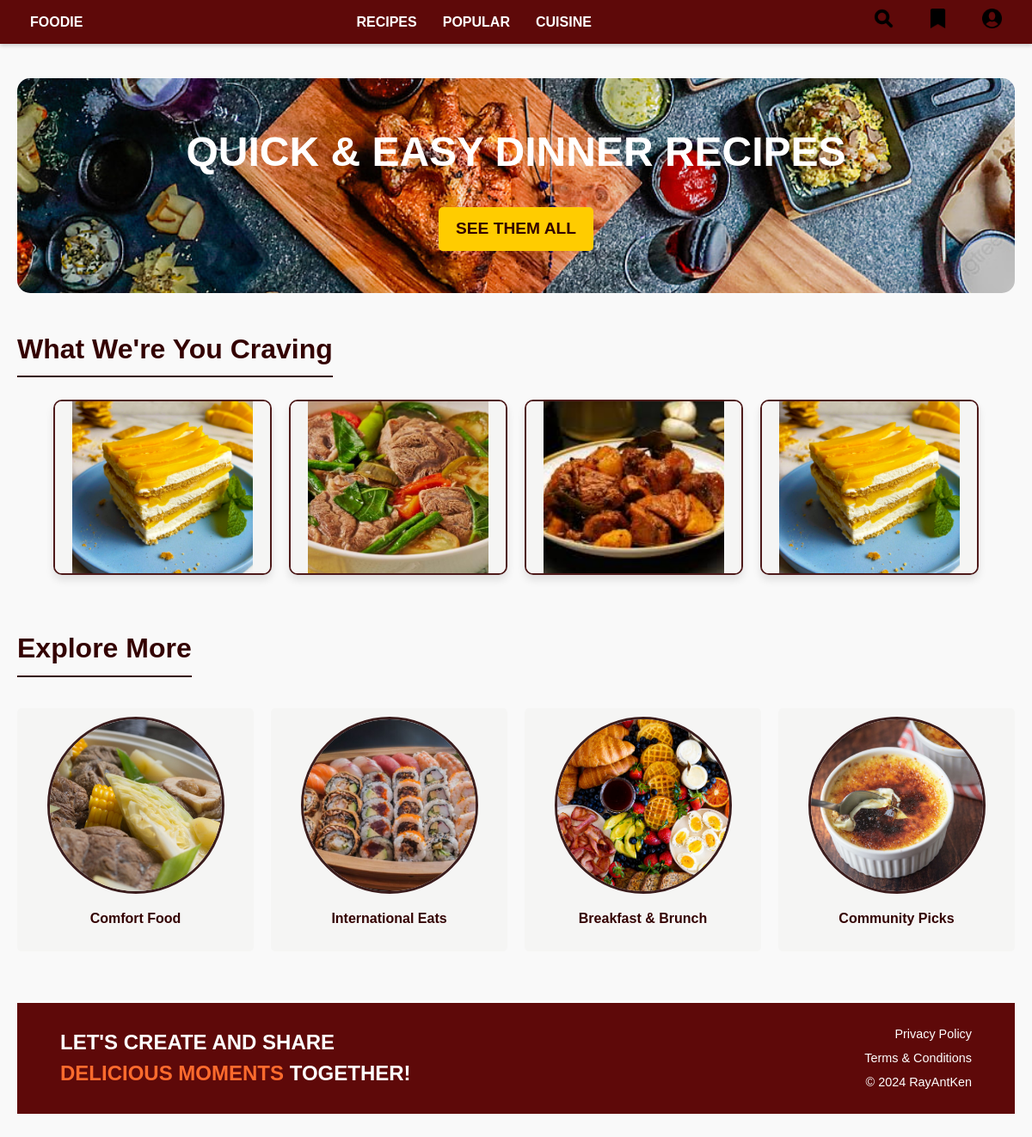
Page /home/ on the earlier database version.
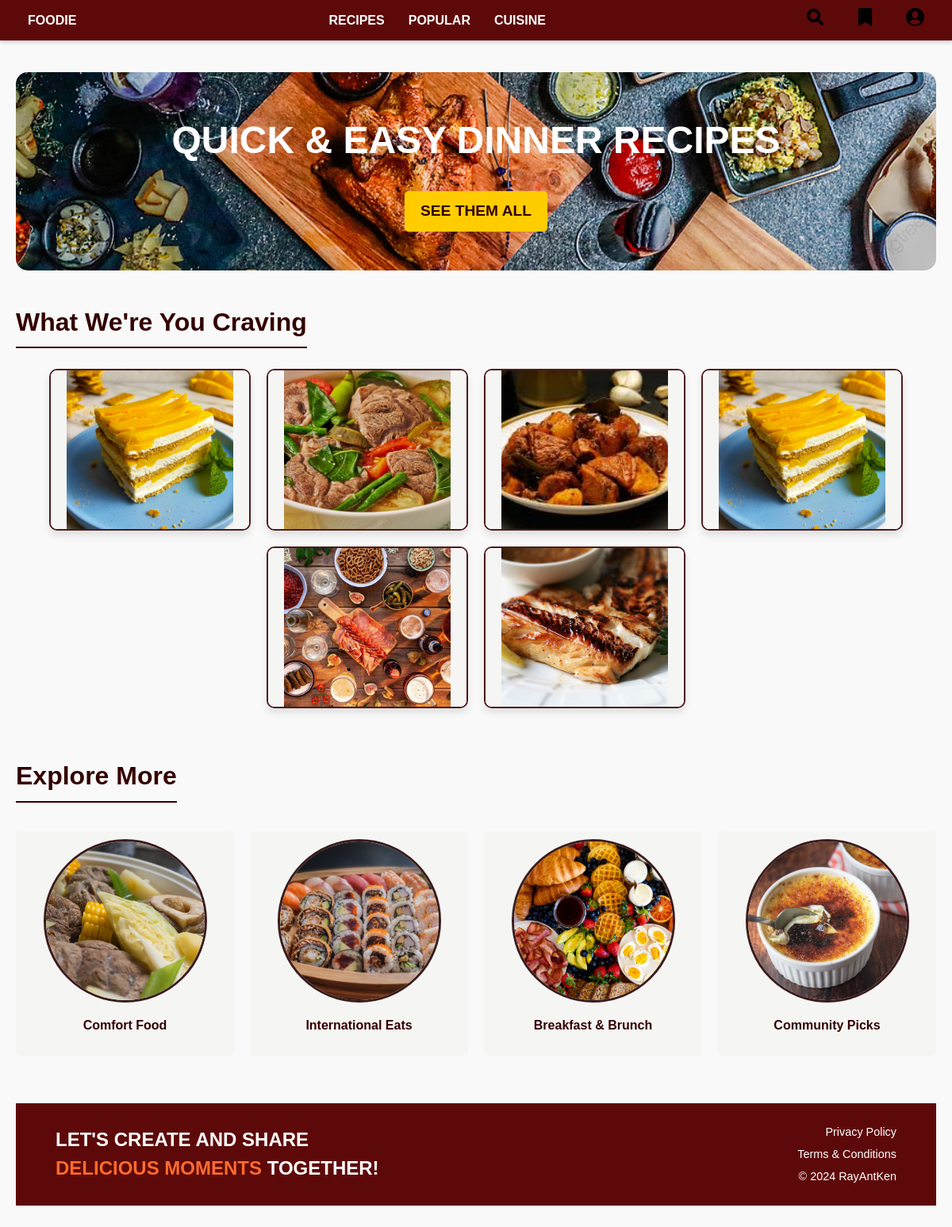
Same page on the later database version.
### Recipes/models.py (models this page shows, shortened)
class RecipePost(models.Model):
    title = models.CharField(max_length=200)
    user = models.ForeignKey(settings.AUTH_USER_MODEL, on_delete=models.SET_NULL, null=True, blank=True) #User, on_delete=models.CASCADE
    difficulty = models.IntegerField(validators=[MinValueValidator(1), MaxValueValidator(5)])  # Restrict to 1-5
    description = models.TextField(default='')
    category = models.CharField(max_length=50, default='Uncategorized')
    ingredients = models.TextField()
    directions = models.TextField(default='')
    image = models.ImageField(upload_to='recipe/images/', blank=True, null=True)  # Optional image field
    created_at = models.DateTimeField(auto_now=True)
    CATEGORY_CHOICES = [
        ('Comfort Food', 'Comfort Food'),
        ('International Eats', 'International Eats'),
        ('Breakfast & Brunch', 'Breakfast & Brunch'),
        ('Community Picks', 'Community Picks'),
    ]
    title = models.CharField(max_length=200)  # Recipe title
    user = models.ForeignKey(
        settings.AUTH_USER_MODEL,
        on_delete=models.SET_NULL,
        null=True,
        blank=True
    )  # Associated user, nullable and optional
    difficulty = models.IntegerField(
        validators=[MinValueValidator(1), MaxValueValidator(5)]
    )  # Difficulty level (1-5)
    description = models.TextField(default='')  # Brief description of the recipe
    category = models.CharField(
        max_length=50,
        choices=CATEGORY_CHOICES,
        default='Uncategorized'
    )  # Recipe category with predefined choices
    ingredients = models.TextField()  # Ingredients list
    directions = models.TextField(default='')  # Step-by-step directions
    image = models.ImageField(
        upload_to='recipe/images/',
        blank=True,
        null=True
    )  # Optional recipe image
    created_at = models.DateTimeField(auto_now=True)  # Timestamp of creation

### HomePage/views.py (the view)
# urls.py: path('', views.index, name='home'),  # Root URL points to the index view
def index(request):
    recipes = RecipePost.objects.all()[:8]  # Fetch the first six recipes
    return render(request, 'index.html', {'recipes': recipes})

### HomePage/templates/index.html (shortened to what this page needs)
{% load static %}
<!DOCTYPE html>
<html>
<head>
  <link rel="stylesheet" type="text/css" href="{% static 'css/styles.css' %}">
</head>
<body>
  {% include 'navbar.html' %}
  <main>
    <div class="section quick-dinner-recipes">
      <div class="recipe-banner">
        <h1>QUICK & EASY DINNER RECIPES</h1>
        <a href="{% url 'recipe_cuisine' %}" class="see-all-btn">SEE THEM ALL</a>
      </div>
    </div>
    <div class="section">
      <h2>What We're You Craving</h2>
      <div class="recipe-list">
        {% for recipe in recipes %}
          <div class="recipe-container">
            <a href="{% url 'recipe_detail' recipe.id %}">
              <img src="{{ recipe.image.url }}" alt="{{ recipe.title }}">
            </a>
          </div>
        {% empty %}
          <p>No recipes available at the moment. Check back later!</p>
        {% endfor %}
      </div>
    </div>
    <div class="section">
      <h2>Explore More</h2>
      <div class="explore-container">
        <a href="{% url 'recipe_by_category' 'Comfort Food' %}">
          <img src="{% static 'images/comfort food.png' %}" alt="Comfort Food">
          <p>Comfort Food</p>
        </a>
        <a href="{% url 'recipe_by_category' 'International Eats' %}">
          <img src="{% static 'images/international food.jpg' %}" alt="International Eats">
          <p>International Eats</p>
        </a>
        <a href="{% url 'recipe_by_category' 'Breakfast & Brunch' %}">
          <img src="{% static 'images/breakfast & brunch.jpg' %}" alt="Breakfast & Brunch">
          <p>Breakfast & Brunch</p>
        </a>
        <a href="{% url 'recipe_by_category' 'Community Picks' %}">
          <img src="{% static 'images/community picks.jpg' %}" alt="Community Picks">
          <p>Community Picks</p>
        </a>
      </div>
    </div>
    {% include 'footer.html' %}
  </main>
  </body>
  </html>

Differences in the rows shown:
added RecipePost: image (picture)
added RecipePost: image (picture)
